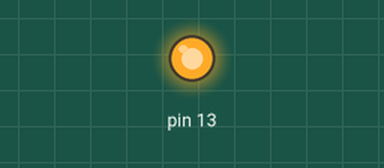
Recording of a sketch running on a simulated Arduino Uno, built with avr-gcc and run on an emulated ATmega328P. On the bench: output pins drawn as LEDs (lit = HIGH).

Above: at 0.1 s.
Timing chart, 0 to 1.6 s (numbered marks = the images above):
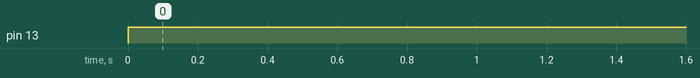

Measured:
- by itself, pin 13: LOW → HIGH at 0.00 s

The sketch:

Blink.ino
```cpp
void setup() {

  pinMode(13, OUTPUT);
}

// the loop function runs over and over again forever
void loop() {
  digitalWrite(13, HIGH);   // turn the LED on (HIGH is the voltage level)
  delay(25200000);                       // wait for 7 Hours
  digitalWrite(13, LOW);    // turn the LED off by making the voltage LOW
  delay(61200000);                       // wait for 17 Hours
}
```
